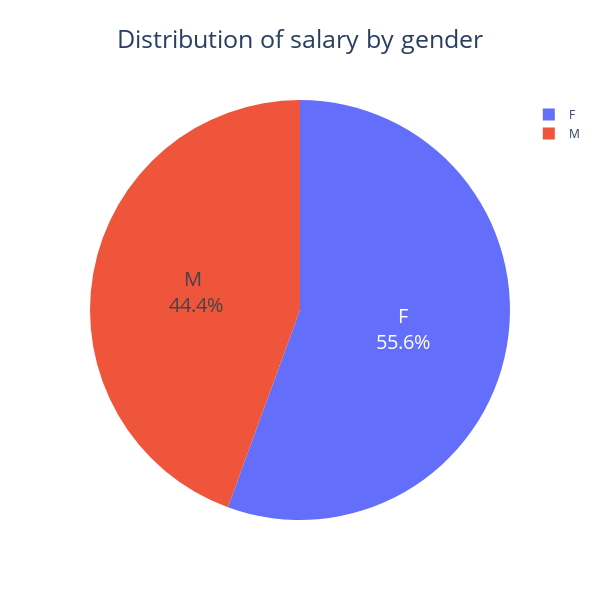

Notebook code cell kept with this figure:
### Markdown cell above
#### 1.1 Distribution of salary by gender using pie plot

### Code cell
fig = px.pie(df, values='Salary',
             names='Sex',
             title='Distribution of salary by gender')

fig.update_traces(textinfo='percent+label', textfont_size=20)

fig.update_layout(
    title=dict(x=0.5, y=0.95,
                xanchor='center', yanchor='top',
                  font=dict(size=25)),
                  height=600, width=600)
fig.show()

### Figure 1 — Plotly figure (JSON) as saved in the notebook; plotly's stock layout.template omitted (floating-point values rounded to 4 significant figures; data arrays with more than 128 entries replaced by an {"elided": "..."} marker saying what was removed)
{"data": [{"domain": {"x": [0, 1], "y": [0, 1]}, "hovertemplate": "Sex=%{label}<br>Salary=%{value}<extra></extra>", "labels": {"elided": "311 str values"}, "legendgroup": "", "name": "", "showlegend": true, "textfont": {"size": 20}, "textinfo": "percent+label", "type": "pie", "values": {"elided": "311 int values"}}], "layout": {"height": 600, "legend": {"tracegroupgap": 0}, "title": {"font": {"size": 25}, "text": "Distribution of salary by gender", "x": 0.5, "xanchor": "center", "y": 0.95, "yanchor": "top"}, "width": 600}}
